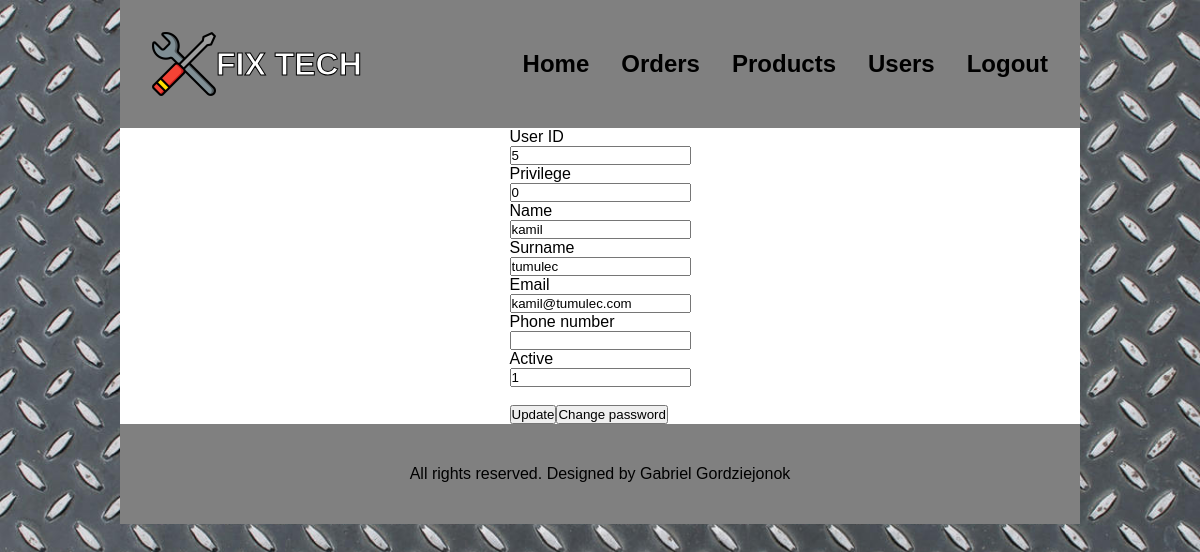
Page /update.php?updateid=5 (signed in) on the committed database.
### tables this page shows
CREATE TABLE `user` (
  `user_id` int(10) UNSIGNED NOT NULL,
  `privilege` tinyint(1) NOT NULL,
  `name` varchar(50) NOT NULL,
  `surname` varchar(50) NOT NULL,
  `email` varchar(50) NOT NULL,
  `password` varchar(255) NOT NULL,
  `phone_no` char(10) DEFAULT NULL,
  `active` tinyint(1) DEFAULT NULL
);

### update.php (the view, shortened to what this page needs)
<?php include_once('header.php');?>
<body>
    <div class="page">
        <?php include('navbar.php');?>
        <div class="update">
            <?php
            if(isset($_GET['updateid'])){
                $id = $_GET['updateid'];
                $sql = "SELECT * FROM user WHERE user_id = $id";
                $result = mysqli_query($conn,$sql);
                $row = mysqli_fetch_assoc($result);
                $user_id = $row['user_id'];
                $privilege = $row['privilege'];
                $name = $row['name'];
                $surname = $row['surname'];
                $email = $row['email'];
                $phone_no = $row['phone_no'];
                $active = $row['active'];
                echo "<form action='includes/update_user.inc.php' method='post'>
                <label for='user_id'>User ID</label><br>
                <input type='text' id='user_id' name='user_id' value=$user_id readonly><br>
                <label for='privilege'>Privilege</label><br>
                <input type='text' id='privilege' name='privilege' value=$privilege><br>
                <label for='name'>Name</label><br>
                <input type='text' id='name' name='name' value=$name><br>
                <label for='surname'>Surname</label><br>
                <input type='text' id='surname' name='surname' value=$surname><br>
                <label for='email'>Email</label><br>
                <input type='text' id='email' name='email' value=$email><br>
                <label for='phone_no'>Phone number</label><br>
                <input type='text' id='phone_no' name='phone_no' value=$phone_no><br>
                <label for='active'>Active</label><br>
                <input type='text' id='active' name='active' value=$active><br><br>
                <input type='submit' name='submit' value='Update'><button><a href='change.php?updateid=".$id."'>Change password</a></button>
            </form>";
            }
            ?>
        </div>
        <?php include('footer.php');?>
    </div>
</body>
</html>

### css/style.css (style rules this page uses)
* { margin: 0; padding: 0; box-sizing: border-box; font-family: 'Franklin Gothic Medium', 'Arial Narrow', Arial, sans-serif; }
body { display: flex; justify-content: center; background-image: url(../images/metal.jpg); background-size: cover; background-repeat: no-repeat; background-attachment: fixed; }
.page { width: 80%; }
a { color: black; text-decoration: none; transition: all 100ms ease-in-out; }
.update { display: flex; background-color: white; flex-direction: column; align-items: center; justify-content: center; }

### rows in the picture
user: user_id "5", privilege "0", name "kamil", surname "tumulec", email "kamil@tumulec.com", active "1"
